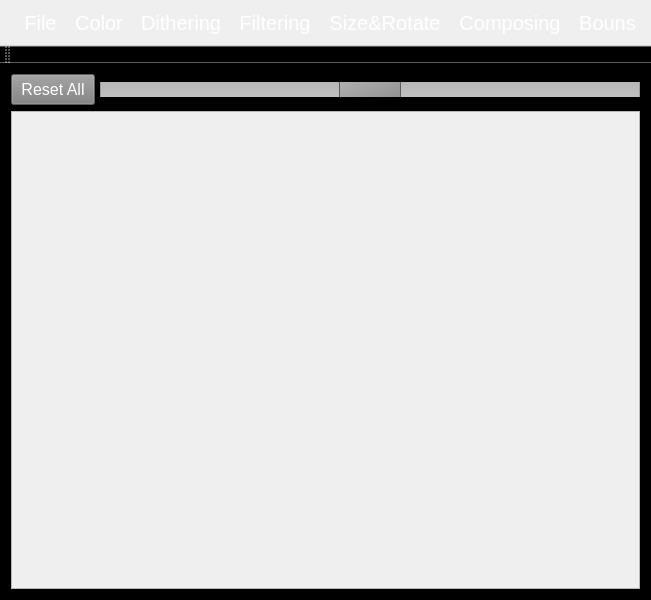
<?xml version="1.0" encoding="UTF-8"?>
<ui version="4.0">
 <class>Qt_Opengl_FrameworkClass</class>
 <widget class="QMainWindow" name="Qt_Opengl_FrameworkClass">
  <property name="geometry">
   <rect>
    <x>0</x>
    <y>0</y>
    <width>651</width>
    <height>600</height>
   </rect>
  </property>
  <property name="windowTitle">
   <string>Qt_Opengl_Framework</string>
  </property>
  <property name="styleSheet">
   <string notr="true">QMenuBar {
     background-color: qlineargradient(x1:0, y1:0, x2:0, y2:1,
                                       stop:0 lightgray, stop:1 black);
	color : white;
	padding: 10px; 
	spacing:  10px; 
	font-size : 20px;
 }

 QMenuBar::item {
     spacing: 3px; /* spacing between menu bar items */
     padding: 1px 4px;
     background: transparent;
     border-radius: 8px;
 }

 QMenuBar::item:selected { /* when selected using mouse or keyboard */
     background: #a8a8a8;
 }

 QMenuBar::item:pressed {
     background: #888888;
 }

QMenu{
	background-color : black;
	color : white;
	padding: 10px; 
	spacing:  10px; 
	font-size : 20px;
}
QMenu:selected{
	background-color : grey;
}
#centralWidget, #mainToolBar{
	background-color : black;
}
QPushButton{
	color : white;
	font-family : 'Arial';
	font-size : 16px;
	background-color : grey;
	padding : 5px;
}

QPushButton:hover{
	background-color : red;
	border : 3px solid white; 
}
QPushButton:pressed{
	background-color : rgb(200, 0, 0);
}
QSlider::groove:horizontal {
	border: 1px solid #999999;
	background: qlineargradient(x1:0, y1:0, x2:0, y2:1, stop:0 #B1B1B1, stop:1 #c4c4c4);
	height: 26px;
	margin: 0 0 0 0;
}
QSlider::handle:horizontal {
	background: qlineargradient(x1:0, y1:0, x2:1, y2:1, stop:0 #b4b4b4, stop:1 #8f8f8f);
	border: 1px solid #5c5c5c;
	width: 60px;
	margin: -2px 0 -2px 0;
	border-radius: 3px;
}</string>
  </property>
  <widget class="QWidget" name="centralWidget">
   <layout class="QVBoxLayout" name="verticalLayout">
    <item>
     <layout class="QHBoxLayout" name="horizontalLayout" stretch="0,0">
      <property name="spacing">
       <number>5</number>
      </property>
      <property name="sizeConstraint">
       <enum>QLayout::SetDefaultConstraint</enum>
      </property>
      <property name="leftMargin">
       <number>0</number>
      </property>
      <property name="bottomMargin">
       <number>0</number>
      </property>
      <item>
       <widget class="QPushButton" name="pushButton">
        <property name="sizePolicy">
         <sizepolicy hsizetype="Maximum" vsizetype="Maximum">
          <horstretch>10</horstretch>
          <verstretch>11</verstretch>
         </sizepolicy>
        </property>
        <property name="text">
         <string> Reset All </string>
        </property>
       </widget>
      </item>
      <item>
       <widget class="QSlider" name="BrightnessSlider">
        <property name="minimum">
         <number>-255</number>
        </property>
        <property name="maximum">
         <number>255</number>
        </property>
        <property name="orientation">
         <enum>Qt::Horizontal</enum>
        </property>
       </widget>
      </item>
     </layout>
    </item>
    <item>
     <widget class="QScrollArea" name="scrollArea">
      <property name="widgetResizable">
       <bool>true</bool>
      </property>
      <widget class="QWidget" name="scrollAreaWidgetContents">
       <property name="geometry">
        <rect>
         <x>0</x>
         <y>0</y>
         <width>631</width>
         <height>479</height>
        </rect>
       </property>
       <layout class="QGridLayout" name="gridLayout">
        <item row="0" column="0">
         <widget class="QLabel" name="label">
          <property name="text">
           <string/>
          </property>
          <property name="scaledContents">
           <bool>true</bool>
          </property>
         </widget>
        </item>
       </layout>
      </widget>
     </widget>
    </item>
   </layout>
  </widget>
  <widget class="QMenuBar" name="menuBar">
   <property name="geometry">
    <rect>
     <x>0</x>
     <y>0</y>
     <width>651</width>
     <height>51</height>
    </rect>
   </property>
   <widget class="QMenu" name="menuFile">
    <property name="title">
     <string>File</string>
    </property>
    <addaction name="actionOpen"/>
    <addaction name="actionSave"/>
    <addaction name="actionExit"/>
    <addaction name="separator"/>
    <addaction name="actionAbout"/>
   </widget>
   <widget class="QMenu" name="menuColor">
    <property name="title">
     <string>Color</string>
    </property>
    <addaction name="actionGray"/>
    <addaction name="actionUniform_Quantization"/>
    <addaction name="actionPopulosity"/>
   </widget>
   <widget class="QMenu" name="menuDithering">
    <property name="title">
     <string>Dithering</string>
    </property>
    <addaction name="actionNaive_Threshold_Dithering"/>
    <addaction name="actionBrightness_Preserving_Threshold_Dithering"/>
    <addaction name="actionRandom"/>
    <addaction name="actionClustered"/>
    <addaction name="actionFloyd_Steinberg"/>
    <addaction name="actionColor_Floyd_Steinberg"/>
   </widget>
   <widget class="QMenu" name="menuFiltering">
    <property name="title">
     <string>Filtering</string>
    </property>
    <addaction name="actionBox"/>
    <addaction name="actionBartlett"/>
    <addaction name="actionGaussian"/>
    <addaction name="actionArbitrary_Size_Gaussian"/>
    <addaction name="actionEdge"/>
    <addaction name="actionEnhance"/>
   </widget>
   <widget class="QMenu" name="menuResize">
    <property name="title">
     <string>Size&amp;&amp;Rotate</string>
    </property>
    <addaction name="actionHalf"/>
    <addaction name="actionDouble"/>
    <addaction name="actionArbitrary_Uniform_Scale"/>
    <addaction name="actionRotate"/>
   </widget>
   <widget class="QMenu" name="menuComposing">
    <property name="title">
     <string>Composing</string>
    </property>
    <addaction name="actionOver"/>
    <addaction name="actionIn"/>
    <addaction name="actionOut"/>
    <addaction name="actionAtop"/>
    <addaction name="actionXor"/>
   </widget>
   <widget class="QMenu" name="menuNPR">
    <property name="title">
     <string>Bouns</string>
    </property>
    <addaction name="actionNPR"/>
   </widget>
   <addaction name="menuFile"/>
   <addaction name="menuColor"/>
   <addaction name="menuDithering"/>
   <addaction name="menuFiltering"/>
   <addaction name="menuResize"/>
   <addaction name="menuComposing"/>
   <addaction name="menuNPR"/>
  </widget>
  <widget class="QToolBar" name="mainToolBar">
   <attribute name="toolBarArea">
    <enum>TopToolBarArea</enum>
   </attribute>
   <attribute name="toolBarBreak">
    <bool>false</bool>
   </attribute>
  </widget>
  <action name="actionExit">
   <property name="text">
    <string>Exit</string>
   </property>
  </action>
  <action name="actionOpen">
   <property name="text">
    <string>Open</string>
   </property>
  </action>
  <action name="actionGray">
   <property name="text">
    <string>Gray</string>
   </property>
  </action>
  <action name="actionUniform_Quantization">
   <property name="text">
    <string>Uniform Quantization</string>
   </property>
  </action>
  <action name="actionPopulosity">
   <property name="text">
    <string>Populosity</string>
   </property>
  </action>
  <action name="actionNaive_Threshold_Dithering">
   <property name="text">
    <string>Naive Threshold Dithering</string>
   </property>
  </action>
  <action name="actionBrightness_Preserving_Threshold_Dithering">
   <property name="text">
    <string>Brightness Preserving Threshold</string>
   </property>
  </action>
  <action name="actionRandom">
   <property name="text">
    <string>Random </string>
   </property>
  </action>
  <action name="actionClustered">
   <property name="text">
    <string>Clustered </string>
   </property>
  </action>
  <action name="actionFloyd_Steinberg">
   <property name="text">
    <string>Floyd-Steinberg </string>
   </property>
  </action>
  <action name="actionColor_Floyd_Steinberg">
   <property name="text">
    <string>Color Floyd-Steinberg </string>
   </property>
  </action>
  <action name="actionBox">
   <property name="text">
    <string>Box</string>
   </property>
  </action>
  <action name="actionBartlett">
   <property name="text">
    <string>Bartlett</string>
   </property>
  </action>
  <action name="actionGaussian">
   <property name="text">
    <string>Gaussian </string>
   </property>
  </action>
  <action name="actionArbitrary_Size_Gaussian">
   <property name="text">
    <string>Arbitrary-Size Gaussian </string>
   </property>
  </action>
  <action name="actionHalf">
   <property name="text">
    <string>Half </string>
   </property>
  </action>
  <action name="actionDouble">
   <property name="text">
    <string>Double </string>
   </property>
  </action>
  <action name="actionArbitrary_Uniform_Scale">
   <property name="text">
    <string>Arbitrary Uniform Scale</string>
   </property>
  </action>
  <action name="actionEdge">
   <property name="text">
    <string>Edge</string>
   </property>
  </action>
  <action name="actionEnhance">
   <property name="text">
    <string>Enhance</string>
   </property>
  </action>
  <action name="actionRotate">
   <property name="text">
    <string>Rotate</string>
   </property>
  </action>
  <action name="actionResample_src">
   <property name="text">
    <string>resample_src</string>
   </property>
  </action>
  <action name="actionOver">
   <property name="text">
    <string>Over</string>
   </property>
  </action>
  <action name="actionIn">
   <property name="text">
    <string>In</string>
   </property>
  </action>
  <action name="actionOut">
   <property name="text">
    <string>Out</string>
   </property>
  </action>
  <action name="actionAtop">
   <property name="text">
    <string>Atop</string>
   </property>
  </action>
  <action name="actionXor">
   <property name="text">
    <string>Xor</string>
   </property>
  </action>
  <action name="actionSave">
   <property name="text">
    <string>Save</string>
   </property>
  </action>
  <action name="actionNPR">
   <property name="text">
    <string>NPR</string>
   </property>
  </action>
  <action name="actionAbout">
   <property name="text">
    <string>About</string>
   </property>
  </action>
 </widget>
 <layoutdefault spacing="6" margin="11"/>
 <resources/>
 <connections/>
</ui>
